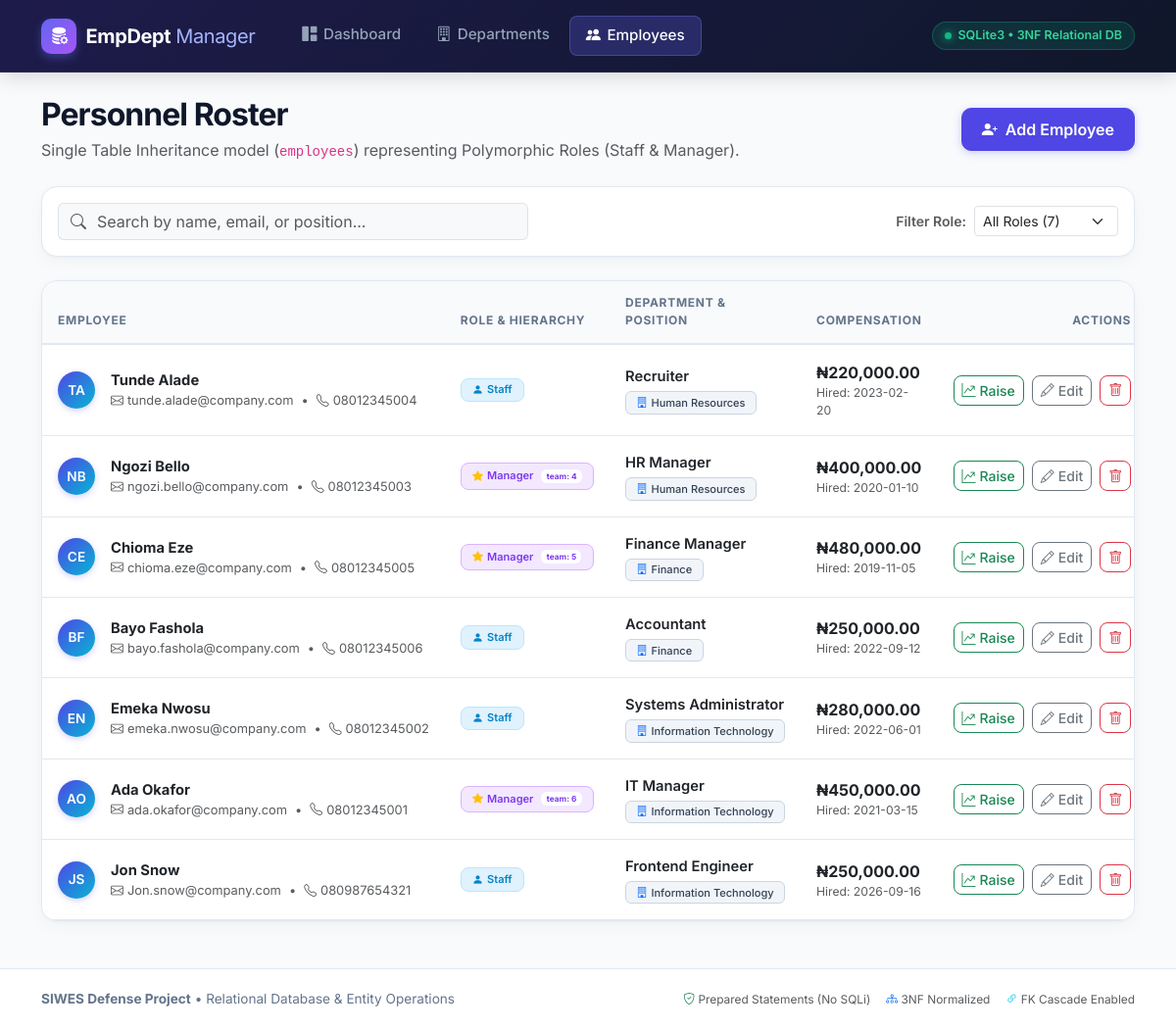
The page /employees on the database its author committed.
### tables this page shows
CREATE TABLE employees (
    employee_id     INTEGER PRIMARY KEY AUTOINCREMENT,
    first_name      TEXT NOT NULL,
    last_name       TEXT NOT NULL,
    email           TEXT NOT NULL UNIQUE,
    phone           TEXT,
    position        TEXT NOT NULL,
    salary          REAL NOT NULL CHECK (salary >= 0),
    hire_date       TEXT NOT NULL,
    role_type       TEXT NOT NULL DEFAULT 'staff' CHECK (role_type IN ('staff', 'manager')),
    team_size       INTEGER,               -- only meaningful for managers
    department_id   INTEGER NOT NULL,
    created_at      TEXT DEFAULT CURRENT_TIMESTAMP,
    FOREIGN KEY (department_id) REFERENCES departments(department_id)
        ON DELETE CASCADE
        ON UPDATE CASCADE
);

CREATE TABLE departments (
    department_id   INTEGER PRIMARY KEY AUTOINCREMENT,
    name            TEXT NOT NULL UNIQUE,
    location        TEXT NOT NULL,
    budget          REAL NOT NULL DEFAULT 0,
    created_at      TEXT DEFAULT CURRENT_TIMESTAMP
);

### app.py (the view)
@app.route("/employees")
def list_employees():
    employees = emp_repo.get_all()
    return render_template("employees.html", employees=employees)

### database.py (called while the page is built)
    def get_connection(self):
        if self._connection is None:
            self._connection = sqlite3.connect(DB_PATH, check_same_thread=False)
            self._connection.execute("PRAGMA foreign_keys = ON")
            self._connection.row_factory = sqlite3.Row
        return self._connection

    def fetch_all(self, query, params=()):
        conn = self.get_connection()
        cur = conn.cursor()
        cur.execute(query, params)
        return cur.fetchall()

### models.py (called while the page is built)
    @property
    def full_name(self):
        return f"{self._first_name} {self._last_name}"

    @property
    def email(self):
        return self._email

    @email.setter
    def email(self, value):
        if "@" not in value:
            raise ValueError(f"Invalid email address: {value}")
        self._email = value

    @property
    def salary(self):
        return self._salary

    def _row_to_object(self, r):
        if r["role_type"] == "manager":
            return Manager(r["first_name"], r["last_name"], r["email"], r["phone"],
                            r["position"], r["salary"], r["hire_date"], r["department_id"],
                            team_size=r["team_size"] or 0, employee_id=r["employee_id"])
        return Employee(r["first_name"], r["last_name"], r["email"], r["phone"],
                         r["position"], r["salary"], r["hire_date"], r["department_id"],
                         employee_id=r["employee_id"])

    def get_all(self):
        rows = self.db.fetch_all("""
            SELECT e.*, d.name as department_name FROM employees e
            JOIN departments d ON e.department_id = d.department_id
            ORDER BY e.last_name
        """)
        results = []
        for r in rows:
            obj = self._row_to_object(r)
            obj.department_name = r["department_name"]
            results.append(obj)
        return results

### templates/employees.html (shortened to what this page needs)
{% extends "base.html" %}
{% block content %}
<div class="d-flex flex-column flex-md-row justify-content-between align-items-md-center mb-4 gap-3">
    <div>
        <h2 class="fw-bold mb-1" style="letter-spacing: -0.03em;">Personnel Roster</h2>
        <p class="text-muted mb-0">Single Table Inheritance model (<code>employees</code>) representing Polymorphic Roles (Staff & Manager).</p>
    </div>
    <a href="{{ url_for('new_employee') }}" class="btn btn-primary d-flex align-items-center gap-2">
        <i class="bi bi-person-plus-fill"></i> Add Employee
    </a>
</div>
<div class="card card-modern mb-4">
    <div class="p-3 d-flex flex-column flex-md-row justify-content-between align-items-md-center gap-3">
        <div class="d-flex flex-grow-1 gap-2" style="max-width: 480px;">
            <div class="input-group">
                <span class="input-group-text bg-light border-end-0 text-muted"><i class="bi bi-search"></i></span>
                <input type="text" id="empSearch" class="form-control bg-light border-start-0 ps-0" placeholder="Search by name, email, or position...">
            </div>
        </div>
        <div class="d-flex align-items-center gap-2">
            <span class="text-muted small fw-semibold">Filter Role:</span>
            <select id="roleFilter" class="form-select form-select-sm" style="width: auto;">
                <option value="all">All Roles ({{ employees|length }})</option>
            </select>
        </div>
    </div>
</div>
<div class="card card-modern overflow-hidden">
    <div class="table-responsive">
        <table class="table table-custom mb-0" id="employeesTable">
            <thead>
                <tr>
                    <th>Employee</th>
                    <th>Role & Hierarchy</th>
                    <th>Department & Position</th>
                    <th>Compensation</th>
                    <th class="text-end">Actions</th>
                </tr>
            </thead>
            <tbody>
            {% for e in employees %}
                <tr data-role="{{ e.role_type }}">
                    <td>
                        <div class="d-flex align-items-center gap-3">
                            <div class="avatar-circle">
                                {{ e._first_name[0] }}{{ e._last_name[0] }}
                            </div>
                            <div>
                                <div class="fw-bold text-dark emp-name">{{ e.full_name }}</div>
                                <div class="text-muted small d-flex align-items-center gap-1">
                                    <i class="bi bi-envelope"></i> {{ e.email }}
                                    {% if e.phone %}
                                        <span class="mx-1">•</span>
                                        <i class="bi bi-telephone"></i> {{ e.phone }}
                                    {% endif %}
                                </div>
                            </div>
                        </div>
                    </td>
                    <td>
                        {% if e.role_type == 'manager' %}
                            <span class="badge badge-manager d-inline-flex align-items-center gap-1">
                                <i class="bi bi-star-fill text-warning"></i> Manager
                                {% if e.team_size and e.team_size > 0 %}
                                    <span class="badge bg-white text-purple ms-1" style="color: #7c3aed; font-weight: 700;">team: {{ e.team_size }}</span>
                                {% endif %}
                            </span>
                        {% else %}
                            <span class="badge badge-staff d-inline-flex align-items-center gap-1">
                                <i class="bi bi-person-fill"></i> Staff
                            </span>
                        {% endif %}
                    </td>
                    <td>
                        <div class="fw-semibold text-dark">{{ e.position }}</div>
                        <div class="badge badge-dept mt-1">
                            <i class="bi bi-building me-1 text-primary"></i>{{ e.department_name }}
                        </div>
                    </td>
                    <td>
                        <div class="fw-bold text-dark fs-6">₦{{ "{:,.2f}".format(e.salary) }}</div>
                        <div class="text-muted small" style="font-size: 0.76rem;">Hired: {{ e.hire_date }}</div>
                    </td>
                    <td class="text-end">
                        <div class="d-inline-flex gap-2">
                            <button class="btn btn-sm btn-outline-success d-flex align-items-center gap-1" data-bs-toggle="modal" data-bs-target="#raiseModal{{ e.employee_id }}" title="Give Salary Raise">
                                <i class="bi bi-graph-up-arrow"></i> Raise
                            </button>
                            <a href="{{ url_for('edit_employee', employee_id=e.employee_id) }}" class="btn btn-sm btn-outline-secondary d-flex align-items-center gap-1" title="Edit Employee">
                                <i class="bi bi-pencil"></i> Edit
                            </a>
                            <form method="POST" action="{{ url_for('delete_employee', employee_id=e.employee_id) }}" class="d-inline" onsubmit="return confirm('Remove employee {{ e.full_name }}?');">
                                <button class="btn btn-sm btn-outline-danger d-flex align-items-center gap-1" title="Delete Employee">
                                    <i class="bi bi-trash"></i>
                                </button>
                            </form>
                        </div>
                    </td>
                </tr>
            {% endfor %}
            </tbody>
        </table>
    </div>
</div>
{% endblock %}

### templates/base.html (style rules this page uses)
:root { --primary: #4f46e5; --primary-dark: #4338ca; --primary-light: #e0e7ff; --surface: #ffffff; --background: #f8fafc; --text-main: #0f172a; --text-muted: #64748b; --border-color: #e2e8f0; --accent-manager: #7c3aed; --accent-staff: #0284c7; }
body { font-family: 'Inter', -apple-system, BlinkMacSystemFont, sans-serif; background-color: var(--background); color: var(--text-main); min-height: 100vh; display: flex; flex-direction: column; }
.card-modern { background: var(--surface); border: 1px solid var(--border-color); border-radius: 16px; box-shadow: 0 1px 3px rgba(0, 0, 0, 0.03), 0 6px 16px rgba(0, 0, 0, 0.03); transition: transform 0.2s ease, box-shadow 0.2s ease; }
.badge-manager { background: #f3e8ff; color: #7c3aed; border: 1px solid #d8b4fe; font-weight: 600; padding: 0.35rem 0.7rem; border-radius: 8px; }
.badge-staff { background: #e0f2fe; color: #0284c7; border: 1px solid #bae6fd; font-weight: 600; padding: 0.35rem 0.7rem; border-radius: 8px; }
.badge-dept { background: #f1f5f9; color: #334155; border: 1px solid #cbd5e1; font-weight: 500; padding: 0.3rem 0.65rem; border-radius: 6px; }
.avatar-circle { width: 38px; height: 38px; border-radius: 50%; background: linear-gradient(135deg, #4f46e5, #06b6d4); color: white; font-weight: 600; font-size: 0.85rem; display: flex; align-items: center; justify-content: center; text-transform: uppercase; box-shadow: 0 2px 6px rgba(79, 70, 229, 0.25); }
.btn-primary { background-color: var(--primary); border-color: var(--primary); padding: 0.55rem 1.25rem; font-weight: 600; border-radius: 10px; box-shadow: 0 2px 8px rgba(79, 70, 229, 0.25); transition: all 0.2s ease; }
.btn-outline-secondary, .btn-outline-success, .btn-outline-danger { border-radius: 8px; font-weight: 500; transition: all 0.15s ease; }
.table-custom { margin-bottom: 0; }
.table-custom th { font-size: 0.75rem; text-transform: uppercase; letter-spacing: 0.06em; color: var(--text-muted); font-weight: 700; background-color: #f8fafc; border-bottom: 2px solid var(--border-color); padding: 0.85rem 1rem; }
.table-custom td { padding: 1rem; vertical-align: middle; border-bottom: 1px solid var(--border-color); font-size: 0.92rem; }
.table-custom tbody tr { transition: background-color 0.15s ease; }

### rows shown on the page
employees: first_name "T", last_name "A", full_name "Tunde Alade", email "tunde.alade@company.com", phone "08012345004", role_type "staff" (drawn), position "Recruiter", department_name "Human Resources", salary "220,000.00", hire_date "2023-02-20"
employees: first_name "N", last_name "B", full_name "Ngozi Bello", email "ngozi.bello@company.com", phone "08012345003", team_size "4", position "HR Manager", department_name "Human Resources", salary "400,000.00", hire_date "2020-01-10"
employees: first_name "C", last_name "E", full_name "Chioma Eze", email "chioma.eze@company.com", phone "08012345005", team_size "5", position "Finance Manager", department_name "Finance", salary "480,000.00", hire_date "2019-11-05"
employees: first_name "B", last_name "F", full_name "Bayo Fashola", email "bayo.fashola@company.com", phone "08012345006", role_type "staff" (drawn), position "Accountant", department_name "Finance", salary "250,000.00", hire_date "2022-09-12"
employees: first_name "E", last_name "N", full_name "Emeka Nwosu", email "emeka.nwosu@company.com", phone "08012345002", role_type "staff" (drawn), position "Systems Administrator", department_name "Information Technology", salary "280,000.00", hire_date "2022-06-01"
employees: first_name "A", last_name "O", full_name "Ada Okafor", email "ada.okafor@company.com", phone "08012345001", team_size "6", position "IT Manager", department_name "Information Technology", salary "450,000.00", hire_date "2021-03-15"
employees: first_name "J", last_name "S", full_name "Jon Snow", email "Jon.snow@company.com", phone "080987654321", role_type "staff" (drawn), position "Frontend Engineer", department_name "Information Technology", salary "250,000.00", hire_date "2026-09-16"
